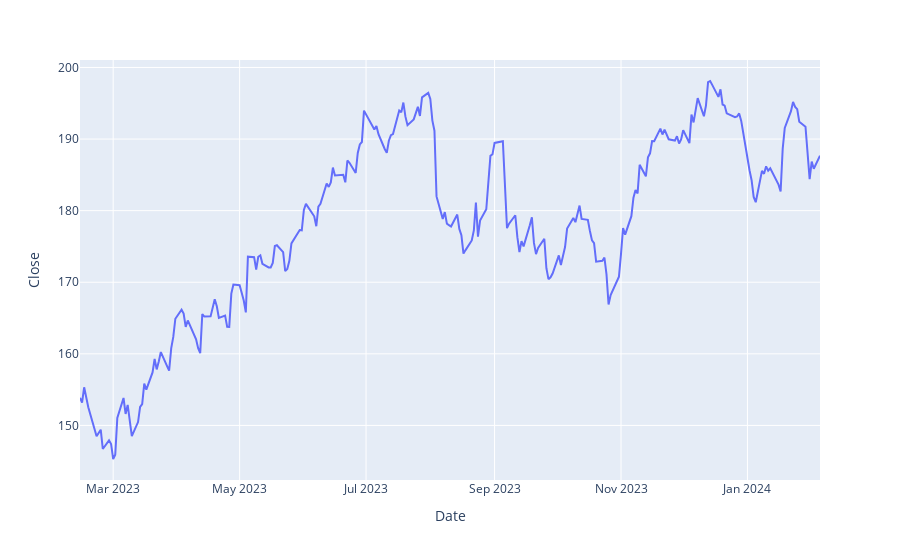

Notebook source saved alongside this figure:
### Markdown cell above
**Name: Mohammed Varaliya**

**Roll No: T109**

### Code cell
import plotly.express as px
figure = px.line(data, x = data.index, y = "Close")
figure.show()

### Figure 1 — Plotly figure (JSON) as saved in the notebook; plotly's stock layout.template omitted (floating-point values rounded to 4 significant figures; data arrays with more than 128 entries replaced by an {"elided": "..."} marker saying what was removed)
{"data": [{"hovertemplate": "Date=%{x}<br>Close=%{y}<extra></extra>", "legendgroup": "", "line": {"color": "#636efa", "dash": "solid"}, "marker": {"symbol": "circle"}, "mode": "lines", "name": "", "orientation": "v", "showlegend": false, "type": "scatter", "x": {"elided": "246 str values"}, "xaxis": "x", "y": {"elided": "246 float values"}, "yaxis": "y"}], "layout": {"legend": {"tracegroupgap": 0}, "margin": {"t": 60}, "xaxis": {"anchor": "y", "domain": [0, 1], "title": {"text": "Date"}}, "yaxis": {"anchor": "x", "domain": [0, 1], "title": {"text": "Close"}}}}
